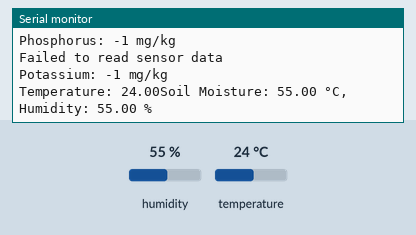
This sketch was run on a simulated ESP32. Shown: the last lines printed to the serial monitor. The inputs (shaded band) are chosen by the test bench; at power-on: humidity 55 %, temperature 24 °C. WiFi joins after 1.5 s; servers stay silent unless stated; uploads are accepted with an empty reply.

Above: at 3.2 s.
3.3 s: humidity set to 22 %
At 4.5 s:
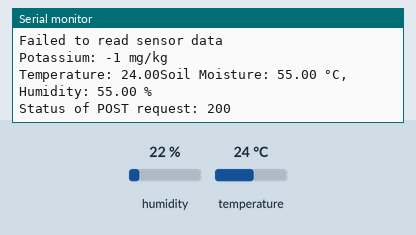
4.8 s: temperature set to 12 °C
At 5.5 s:
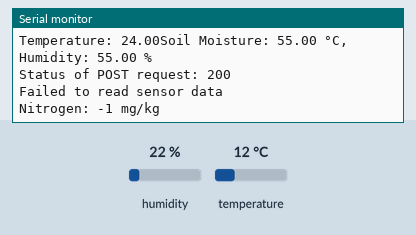
6.3 s: humidity set to 40 %
At 9.05 s:
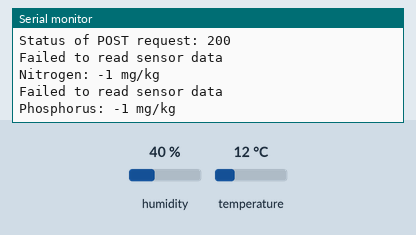
Timing chart, 0 to 10.6 s (numbered marks = the images above; inputs shaded):
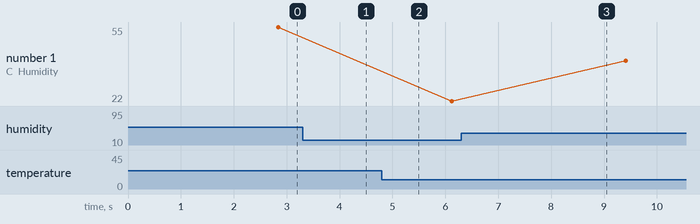

The sketch:

npk-code.ino
```cpp
#include <ModbusMaster.h>
#include <WiFi.h>
#include "DHT.h"
#include <HTTPClient.h>
#include <WiFiClientSecure.h>

#define MAX485_DE      32
#define MAX485_RE_NEG  33

#define RXD2 16
#define TXD2 17

#define DHTPIN 4      // Pin where DHT11 is connected
#define DHTTYPE DHT11

const char* ssid = "Todo";
const char* password = "Todotodo";
const char* tempServer = "http://192.168.193.55:5000/update-data";
const char* sugoi = "https://sugoi-api.vercel.app/agri/update";

int nitrogenValue = 0;
int phosphorusValue = 0;
int potassiumValue = 0;
float temperature = 0;
float humidity = 0;
float soil_moisture = 0;

// Modbus RTU requests for reading NPK values
const byte nitro[] = {0x01, 0x03, 0x00, 0x1E, 0x00, 0x01, 0xE4, 0x0C};
const byte phos[] = {0x01, 0x03, 0x00, 0x1F, 0x00, 0x01, 0xB5, 0xCC};
const byte pota[] = {0x01, 0x03, 0x00, 0x20, 0x00, 0x01, 0x85, 0xC0};

// Buffer to store response from sensor
byte values[7];
DHT dht(DHTPIN, DHTTYPE);

void setup() {
  Serial.begin(9600);
  Serial2.begin(9600, SERIAL_8N1, RXD2, TXD2);

  WiFi.begin(ssid, password);
  Serial.println("Connecting to WiFi...");
  while (WiFi.status() != WL_CONNECTED) {
      delay(1000);
      Serial.print(".");
  }
  Serial.println("Connected to WiFi");

  dht.begin();

  pinMode(MAX485_RE_NEG, OUTPUT);
  pinMode(MAX485_DE, OUTPUT);
  digitalWrite(MAX485_RE_NEG, LOW);
  digitalWrite(MAX485_DE, LOW);
}

void loop() {

  // Read Nitrogen (N)
  nitrogenValue = readSensor(nitro);
  Serial.print("Nitrogen: ");
  Serial.print(nitrogenValue);
  Serial.println(" mg/kg");

  delay(250);

  // Read Phosphorus (P)
  phosphorusValue = readSensor(phos);
  Serial.print("Phosphorus: ");
  Serial.print(phosphorusValue);
  Serial.println(" mg/kg");

  delay(250);

  // Read Potassium (K)
  potassiumValue = readSensor(pota);
  Serial.print("Potassium: ");
  Serial.print(potassiumValue);
  Serial.println(" mg/kg");
  Serial.println("\n\n\n");

  delay(250);

  // Send the temperature and humidity data
  dth_read();

  delay(250);

  String jsonData = "{\"temperature\":" + String(temperature) +
                  ",\"humidity\":" + String(humidity) +
                  ",\"soil_moisture\":" + String(soil_moisture) +
                  ",\"potassium\":" + String(potassiumValue) +
                  ",\"phosphorus\":" + String(phosphorusValue) +
                  ",\"nitrogen\":" + String(nitrogenValue) + "}";

  sendData(sugoi, jsonData);

  delay(2000);  // Delay before next cycle


}

int readSensor(const byte *command) {
  // Set RS485 to transmit mode
  digitalWrite(MAX485_RE_NEG, HIGH);
  digitalWrite(MAX485_DE, HIGH);

  // Send command to sensor
  Serial2.write(command, 8);
  Serial2.flush();

  // Set RS485 to receive mode
  digitalWrite(MAX485_RE_NEG, LOW);
  digitalWrite(MAX485_DE, LOW);

  // Wait for response
  delay(20);

  int bytesRead = 0;
  while (Serial2.available() && bytesRead < 7) {
    values[bytesRead++] = Serial2.read();
  }

  // Verify if we received a valid response
  if (bytesRead == 7) {
    // The nutrient value is typically in the 4th byte for Modbus responses
    return (int)values[4];
  } else {
    Serial.println("Failed to read sensor data");
    return -1;  // Indicate error
  }
}

void dth_read() {
  temperature = dht.readTemperature();
  humidity = dht.readHumidity();
  soil_moisture = 55;

  if (isnan(temperature) || isnan(humidity)) {
      Serial.println("Failed to read from DHT sensor!");
      return;
  }

  Serial.print("Temperature: ");
  Serial.print(temperature);
  Serial.print("Soil Moisture: ");
  Serial.print(soil_moisture);
  Serial.print(" °C, Humidity: ");
  Serial.print(humidity);
  Serial.println(" %");
}

void sendData(const String &address, const String &jsonData) {
  if (WiFi.status() == WL_CONNECTED) {
      HTTPClient http;
      http.begin(address);
      http.addHeader("Content-Type", "application/json");

      int httpResponseCode = http.POST(jsonData);
      Serial.print("Status of POST request: ");
      Serial.println(httpResponseCode);

      http.end();
  } else {
      Serial.println("Error in WiFi connection");
  }
}
```

Measured:
- plotted number 1: 22 → 40 after the input at 6.3 s
